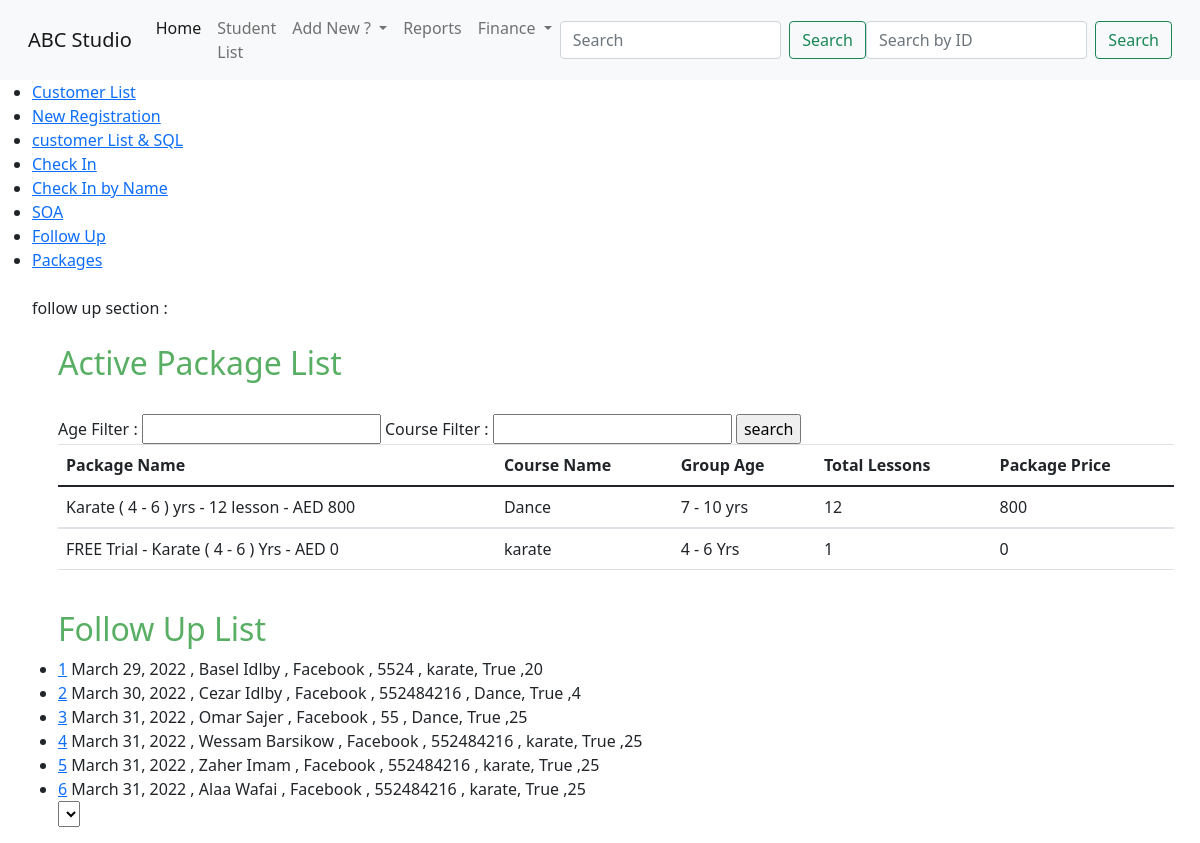
The page /student/ on the database its author committed.
### student/models.py (models this page shows, shortened)
class studioPackages(models.Model):
    packageId = models.AutoField(primary_key=True)
    PakageName = models.CharField(max_length=255, unique=True)
    courseName = models.ForeignKey(courseList,max_length=50,on_delete=models.CASCADE)
    group_age = models.ForeignKey(groupAge,max_length=255,on_delete=models.CASCADE)
    numberOfLessons = models.IntegerField()
    packagePrice = models.IntegerField()
    active = models.BooleanField(default=True)

class customerInfo(models.Model):
    studentId = models.AutoField(primary_key=True)
    customerName = models.CharField(max_length=100 , unique=True)
    customerImg = models.ImageField(upload_to ='media/student/imgs/' , default='default.jpg')
    leadsChannel = models.ForeignKey(leadSource,max_length=50,on_delete=models.CASCADE)
    adsRef = models.CharField(max_length=200,blank=True)
    contactDate = models.DateField(default=datetime.now , editable=False)
    leadeAge = models.IntegerField()
    leadsLocation = models.CharField(max_length=100)
    leadsContactNumber = models.IntegerField()
    emailAddress = models.EmailField(unique=True)
    leadsComment = models.CharField(max_length=1000)
    leadsUrgent = models.BooleanField()
    Nationality = models.ForeignKey(countryList,max_length=250,on_delete=models.CASCADE)
    intersetList = models.ForeignKey(courseList,max_length=50,on_delete=models.CASCADE)
    followUp = models.BooleanField(default=True)

class leadSource(models.Model):
    sourceChannel = models.CharField(max_length=50,unique=True)
    def __str__(self) -> str:
        return f'{self.sourceChannel}'

class courseList(models.Model):
    coursList = models.CharField(max_length=50,unique=True)
    def __str__(self) -> str:
        return f'{self.coursList}'

### student/views.py (the view)
# urls.py: path('',views.followup,name = 'home'),
def followup(request):
        pkg_list = studioPackages.objects.filter(active = True)
        followUpList = customerInfo.objects.filter(followUp = True)
        a3 = 1
        q1 = 3
        if request.method == 'POST':
            age = request.POST['age']
            course = request.POST['course']
            age_filter = studioPackages.objects.select_related('group_age','courseName').values_list('group_age__groupAge','PakageName','courseName__coursList','numberOfLessons','packagePrice').filter(Q(group_age__groupAge__contains=age),Q(courseName__coursList__contains=course)).filter(active=True)
            context = {'age_filter':age_filter,'followUpList':followUpList}
            return render(request,'student/index.html',context)
        else:
            age_filter = studioPackages.objects.select_related('group_age','courseName').values_list('group_age__groupAge','PakageName','courseName__coursList','numberOfLessons','packagePrice').all().filter(active=True)
            context = {'age_filter':age_filter,'followUpList':followUpList}
            return render(request,'student/index.html',context)
        context = {'pkg_list':pkg_list,'followUpList':followUpList , 'q1':q1 , 'a3':a3}
        return render(request,'student/index.html',context)

### student/templates/student/Index.html (shortened to what this page needs)
{% extends 'student/base.html' %}
{% block content %}
<ul>
    <li><a href="{% url 'student:CustList' %}">Customer List</a></li>
    <li><a href="{% url 'student:NewReg' %}">New Registration</a></li>
    <li><a href="{% url 'student:CustInfo2'%}">customer List & SQL </a></li>
    <li><a href="{% url 'student:checkIn' %}">Check In</a></li>
    <li><a href="{% url 'student:CheckInByName' %}">Check In by Name</a></li>
    <li><a href="{% url 'student:soa' %}">SOA</a></li>
    <li><a href="{% url 'student:customerFollowUp' %}">Follow Up</a></li>
    <li><a href="{% url 'student:pakcageList' %}">Packages</a></li>
    <br>
    follow up section :
    <div class="container">
        <br>
        <h2>Active Package List</h2>
        <br>
        <form method="POST">
         Age Filter : <input type="string" name="age" id="">
         Course Filter : <input type="string" name="course" id="">
        <input type="submit" value="search">
  <table class="table">
    <thead>
      <tr>
        <th scope="col">Package Name</th>
        <th scope="col">Course Name</th>
        <th scope="col">Group Age</th>
        <th scope="col">Total Lessons</th>
        <th scope="col">Package Price</th>
      </tr>
    </thead>
    {% for x in age_filter %}
    <tbody>
      <tr>
        <td>{{x.1}} </td>
        <td>{{x.2}}</td>
        <td>{{x.0}}</td>
        <td>{{x.3}}</td>
        <td>{{x.4}}</td>
      </tr>
    </tbody>
    {% endfor %}
  </table>
</form>
    <br>
    <h2>Follow Up List</h2>
    {% for x in followUpList %}
    <li> <a  href="/student/dashBoard/{{x.studentId}}">{{x.studentId}}</a> {{x.contactDate}} , {{x.customerName}} , {{x.leadsChannel}} , {{x.leadsContactNumber}} , {{x.intersetList}}, {{x.followUp}} ,{{x.leadeAge}} </li>
    {% endfor %}
    <select>
    </select>
{% endblock %}

### student/static/student/custom.css (style rules this page uses)
h2 { color: rgb(88, 175, 99); border-radius: 2; }

### rows shown on the page
studioPackages: PakageName "Karate ( 4 - 6 ) yrs - 12 lesson - AED 800", x "Dance", x "7 - 10 yrs", numberOfLessons "12", packagePrice "800"
studioPackages: PakageName "FREE Trial - Karate ( 4 - 6 ) Yrs - AED 0", x "karate", x "4 - 6 Yrs", x "1", packagePrice "0"
customerInfo: studentId "1", contactDate "March 29, 2022", customerName "Basel Idlby", leadsChannel "Facebook", leadsContactNumber "5524", intersetList "karate", followUp "True", leadeAge "20"
customerInfo: studentId "2", contactDate "March 30, 2022", customerName "Cezar Idlby", leadsChannel "Facebook", leadsContactNumber "552484216", intersetList "Dance", followUp "True", leadeAge "4"
customerInfo: studentId "3", contactDate "March 31, 2022", customerName "Omar Sajer", leadsChannel "Facebook", leadsContactNumber "55", intersetList "Dance", followUp "True", leadeAge "25"
customerInfo: studentId "4", contactDate "March 31, 2022", customerName "Wessam Barsikow", leadsChannel "Facebook", leadsContactNumber "552484216", intersetList "karate", followUp "True", leadeAge "25"
customerInfo: studentId "5", contactDate "March 31, 2022", customerName "Zaher Imam", leadsChannel "Facebook", leadsContactNumber "552484216", intersetList "karate", followUp "True", leadeAge "25"
customerInfo: studentId "6", contactDate "March 31, 2022", customerName "Alaa Wafai", leadsChannel "Facebook", leadsContactNumber "552484216", intersetList "karate", followUp "True", leadeAge "25"
